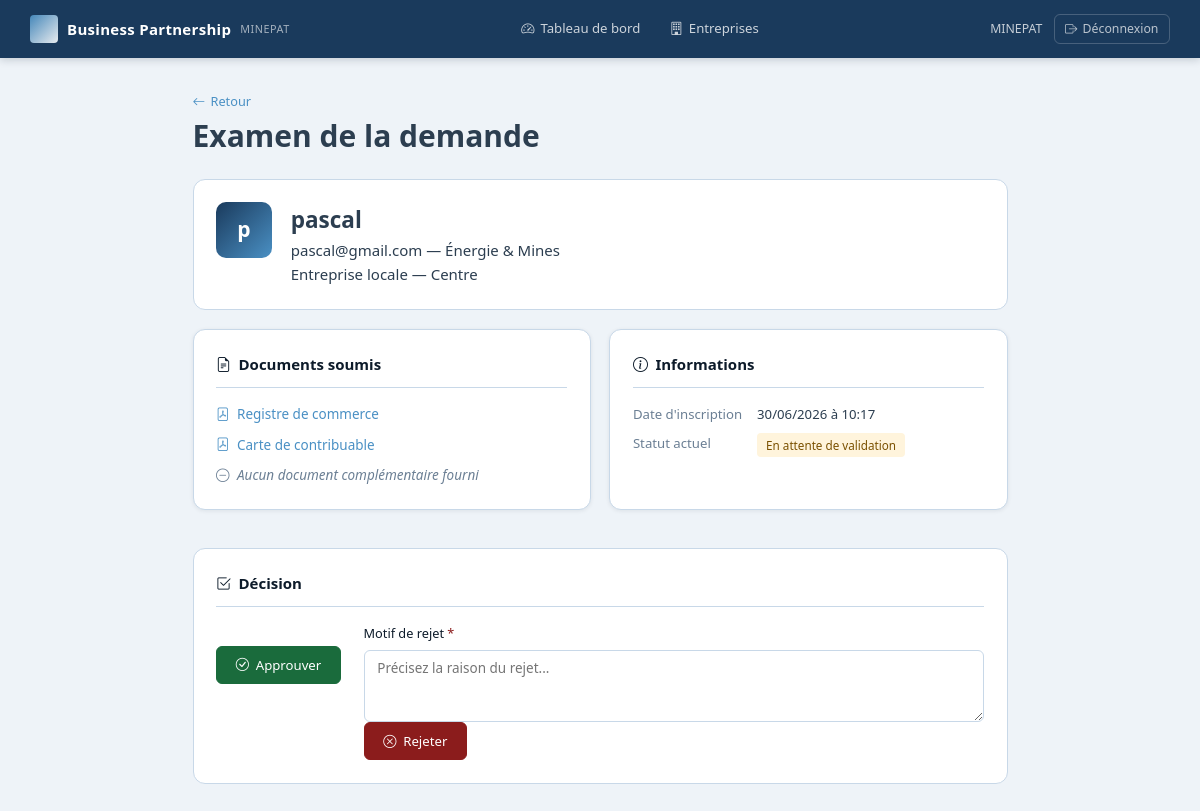
The page /ministere/entreprise/14/ (signed in) on the database its author committed.
### entreprises/models.py (models this page shows, shortened)
class Entreprise(AbstractUser):
    raison_sociale = models.CharField(max_length=255)
    email = models.EmailField(unique=True)
    telephone=models.CharField(max_length=20, null=True, blank=True)
    est_locale = models.BooleanField(default=True)
    region = models.CharField(max_length=50, choices=REGIONS_CAMEROUN, blank=True, null=True)
    branche_activite = models.CharField(max_length=50, choices=BRANCHES_ACTIVITE, blank=True, null=True)
    description = models.TextField(blank=True, null=True)
    statut = models.CharField(max_length=20, choices=STATUT_CHOICES, default='EN_ATTENTE')
    date_inscription = models.DateTimeField(auto_now_add=True)
    date_validation = models.DateTimeField(blank=True, null=True)
    motif_rejet = models.TextField(blank=True, null=True)
    doc_registre_commerce = models.FileField(upload_to='documents/')
    doc_contribuable = models.FileField(upload_to='documents/')
    doc_autre = models.FileField(upload_to='documents/', blank=True, null=True)
    USERNAME_FIELD = 'username'
    REQUIRED_FIELDS = ['email', 'raison_sociale']
    class Meta:
        verbose_name = "Entreprise"

### ministere/views.py (the view, shortened to what this page needs)
# urls.py: path('entreprise/<int:pk>/', views.examiner_entreprise, name='examiner_entreprise'),
@staff_member_required
def examiner_entreprise(request, pk):
    entreprise = get_object_or_404(Entreprise, pk=pk, is_staff=False)
    return render(request, 'ministere/examiner_entreprise.html', {'entreprise': entreprise})

### templates/ministere/examiner_entreprise.html (shortened to what this page needs)
{% extends 'base.html' %}
{% block content %}
<div class="page-single">
  <a href="{% url 'ministere_tableau' %}" class="back-link"><i class="bi bi-arrow-left"></i> Retour</a>
  <h1>Examen de la demande</h1>
  <div class="fiche-header">
    <div class="fiche-avatar">{{ entreprise.raison_sociale|first }}</div>
    <div>
      <h2>{{ entreprise.raison_sociale }}</h2>
      <p>{{ entreprise.email }} &mdash; {{ entreprise.get_branche_activite_display }}</p>
      <p>{% if entreprise.est_locale %}Entreprise locale &mdash; {{ entreprise.region }}{% else %}Entreprise internationale{% endif %}</p>
    </div>
  </div>
  <div class="fiche-grid">
    <div class="section-card">
      <h2 class="section-title"><i class="bi bi-file-earmark-text"></i> Documents soumis</h2>
      <ul class="doc-list">
        <li><a href="{{ entreprise.doc_registre_commerce.url }}" target="_blank" class="doc-link">
          <i class="bi bi-file-pdf"></i> Registre de commerce
        </a></li>
        <li><a href="{{ entreprise.doc_contribuable.url }}" target="_blank" class="doc-link">
          <i class="bi bi-file-pdf"></i> Carte de contribuable
        </a></li>
        {% if entreprise.doc_autre %}
        <li><a href="{{ entreprise.doc_autre.url }}" target="_blank" class="doc-link">
          <i class="bi bi-file-pdf"></i> Document complémentaire
        </a></li>
        {% else %}
        <li class="doc-link-absent">
          <i class="bi bi-dash-circle"></i> Aucun document complémentaire fourni
        </li>
        {% endif %}
      </ul>
    </div>
    <div class="section-card">
      <h2 class="section-title"><i class="bi bi-info-circle"></i> Informations</h2>
      <dl class="info-list">
        <dt>Date d'inscription</dt><dd>{{ entreprise.date_inscription|date:"d/m/Y à H:i" }}</dd>
        <dt>Statut actuel</dt><dd><span class="status-badge status-{{ entreprise.statut|lower }}">{{ entreprise.get_statut_display }}</span></dd>
      </dl>
    </div>
  </div>
  {% if entreprise.statut == 'EN_ATTENTE' or entreprise.statut == 'REJETEE' %}
  <div class="decision-panel">
    <h2 class="section-title"><i class="bi bi-check2-square"></i> Décision</h2>
    <form method="post">
      <div class="decision-actions">
        <div class="decision-approve">
          <button type="submit" name="action" value="approuver" class="btn-success"
            onclick="return confirm('Approuver cette entreprise ?')">
            <i class="bi bi-check-circle"></i> Approuver
          </button>
        </div>
        <div class="decision-reject">
          <div class="form-group">
            <label>Motif de rejet <span class="required">*</span></label>
            <textarea name="motif" rows="3" class="form-control" placeholder="Précisez la raison du rejet..."></textarea>
          </div>
          <button type="submit" name="action" value="rejeter" class="btn-danger"
            onclick="return confirm('Rejeter cette demande ?')">
            <i class="bi bi-x-circle"></i> Rejeter
          </button>
        </div>
      </div>
    </form>
  </div>
  {% endif %}
</div>
{% endblock %}

### templates/base.html (shortened to what this page needs)
<!DOCTYPE html>
<html lang="fr">
<head>
  {% load static %}
  <link rel="stylesheet" href="{% static 'css/style.css' %}">
  <link rel="stylesheet" href="https://cdn.jsdelivr.net/npm/bootstrap-icons@1.11.3/font/bootstrap-icons.min.css">
</head>
<body>
{% if user.is_authenticated %}
<nav class="navbar">
  <div class="nav-brand">
    <span class="nav-logo-mark"></span>
    <span class="nav-title">Business Partnership</span>
    <span class="nav-sub">MINEPAT</span>
  </div>
  <div class="nav-links">
    {% if user.is_staff %}
      <a href="{% url 'ministere_tableau' %}" class="nav-link {% if request.resolver_match.url_name == 'ministere_tableau' %}active{% endif %}">
        <i class="bi bi-speedometer2"></i> Tableau de bord
      </a>
      <a href="{% url 'liste_entreprises' %}" class="nav-link">
        <i class="bi bi-building"></i> Entreprises
      </a>
    {% endif %}
  </div>
  <div class="nav-user">
    <span class="nav-username">{{ user.raison_sociale|default:user.username }}</span>
    <a href="{% url 'deconnexion' %}" class="btn-logout">
      <i class="bi bi-box-arrow-right"></i> Déconnexion
    </a>
  </div>
</nav>
{% endif %}
<main class="main-content {% if not user.is_authenticated %}auth-page{% endif %}">
  {% block content %}{% endblock %}
</main>
</body>
</html>

### rows shown on the page
Entreprise: raison_sociale "MINEPAT"
Entreprise: raison_sociale|first "p", raison_sociale "pascal", email "pascal@gmail.com", branche_activite "Énergie & Mines", region "Centre", date_inscription "30/06/2026 à 10:17", statut "En attente de validation"
